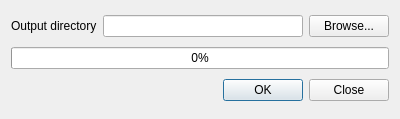
<?xml version="1.0" encoding="UTF-8"?>
<ui version="4.0">
 <class>QConsolidateDialog</class>
 <widget class="QDialog" name="QConsolidateDialog">
  <property name="geometry">
   <rect>
    <x>0</x>
    <y>0</y>
    <width>400</width>
    <height>119</height>
   </rect>
  </property>
  <property name="windowTitle">
   <string>OQ-Consolidate</string>
  </property>
  <layout class="QGridLayout" name="gridLayout">
   <item row="0" column="0">
    <widget class="QLabel" name="label">
     <property name="text">
      <string>Output directory</string>
     </property>
    </widget>
   </item>
   <item row="0" column="1">
    <layout class="QHBoxLayout" name="horizontalLayout">
     <item>
      <widget class="QLineEdit" name="leOutputDir"/>
     </item>
     <item>
      <widget class="QPushButton" name="btnBrowse">
       <property name="text">
        <string>Browse...</string>
       </property>
      </widget>
     </item>
    </layout>
   </item>
   <item row="1" column="0" colspan="2">
    <widget class="QProgressBar" name="progressBar">
     <property name="value">
      <number>0</number>
     </property>
    </widget>
   </item>
   <item row="2" column="1">
    <widget class="QDialogButtonBox" name="buttonBox">
     <property name="orientation">
      <enum>Qt::Horizontal</enum>
     </property>
     <property name="standardButtons">
      <set>QDialogButtonBox::Close|QDialogButtonBox::Ok</set>
     </property>
    </widget>
   </item>
  </layout>
 </widget>
 <resources/>
 <connections>
  <connection>
   <sender>buttonBox</sender>
   <signal>accepted()</signal>
   <receiver>QConsolidateDialog</receiver>
   <slot>accept()</slot>
   <hints>
    <hint type="sourcelabel">
     <x>248</x>
     <y>254</y>
    </hint>
    <hint type="destinationlabel">
     <x>157</x>
     <y>274</y>
    </hint>
   </hints>
  </connection>
  <connection>
   <sender>buttonBox</sender>
   <signal>rejected()</signal>
   <receiver>QConsolidateDialog</receiver>
   <slot>reject()</slot>
   <hints>
    <hint type="sourcelabel">
     <x>316</x>
     <y>260</y>
    </hint>
    <hint type="destinationlabel">
     <x>286</x>
     <y>274</y>
    </hint>
   </hints>
  </connection>
 </connections>
</ui>
